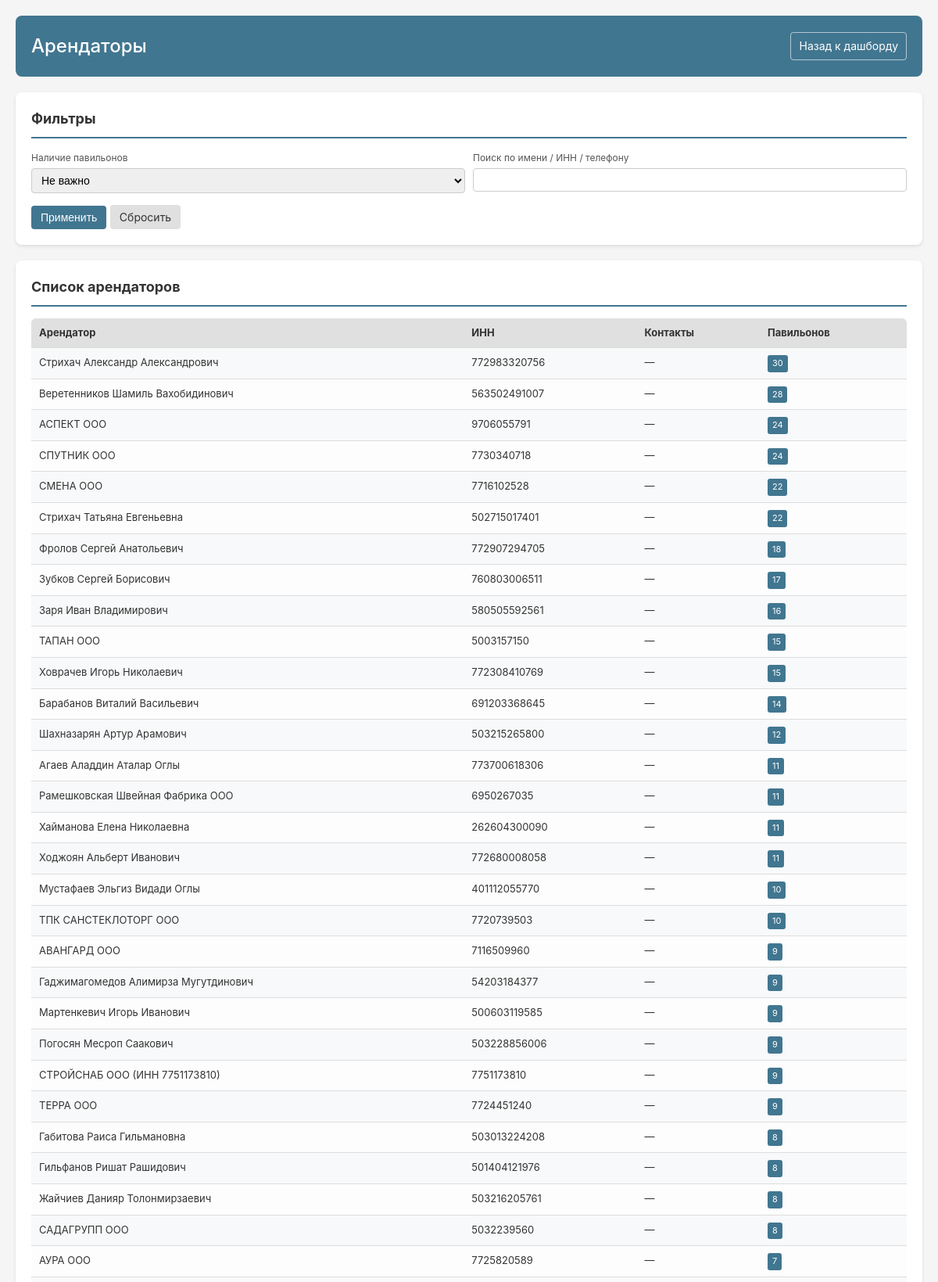
The page /tenants/ (upper part) on the database its author committed.
### apps/pavilions/models.py (models this page shows, shortened)
class Tenant(models.Model):
    name = models.CharField('Название компании/ФИО', max_length=300)
    inn = models.CharField('ИНН', max_length=20, blank=True, db_index=True)
    phone = models.CharField('Телефон', max_length=20, blank=True)
    email = models.EmailField('Email', blank=True)
    created_at = models.DateTimeField('Дата регистрации', auto_now_add=True)
    class Meta:
        verbose_name = 'Арендатор'
        verbose_name_plural = 'Арендаторы'
        ordering = ['name']

### apps/dashboard/views.py (the view)
# urls.py: path('tenants/', TenantListView.as_view(), name='tenants_list'),
class TenantListView(ListView):
    model = Tenant
    template_name = 'dashboard/tenants_list.html'
    context_object_name = 'tenants'
    paginate_by = 50
    def get_queryset(self):
        qs = Tenant.objects.annotate(
            pavilions_count=Count('pavilion')
        )
        has_pavilions = self.request.GET.get('has_pavilions') or ''
        search = self.request.GET.get('q') or ''
        self._has_pavilions = has_pavilions
        self._search = search
        if has_pavilions == 'yes':
            qs = qs.filter(pavilions_count__gt=0)
        elif has_pavilions == 'no':
            qs = qs.filter(pavilions_count=0)
        if search:
            qs = qs.filter(
                Q(name__icontains=search) |
                Q(inn__icontains=search) |
                Q(phone__icontains=search)
            )
        return qs.order_by('-pavilions_count', 'name')
    def get_context_data(self, **kwargs):
        context = super().get_context_data(**kwargs)
        context['current_has_pavilions'] = getattr(self, '_has_pavilions', '')
        context['current_search'] = getattr(self, '_search', '')
        return context

### apps/dashboard/templates/dashboard/tenants_list.html (shortened to what this page needs)
<!DOCTYPE html>
<html lang="ru">
<head>
</head>
<body>
    <div class="container">
        <header>
            <h1>Арендаторы</h1>
            <a href="{% url 'dashboard:index' %}">Назад к дашборду</a>
        </header>
        <div class="section">
            <h2>Фильтры</h2>
            <form method="get">
                <div class="filters">
                    <div>
                        <label for="has_pavilions">Наличие павильонов</label>
                        <select name="has_pavilions" id="has_pavilions">
                            <option value="">Не важно</option>
                        </select>
                    </div>
                    <div>
                        <label for="q">Поиск по имени / ИНН / телефону</label>
                        <input type="text" id="q" name="q" value="{{ current_search }}">
                    </div>
                </div>
                <button type="submit" class="btn btn-primary">Применить</button>
                <a href="{% url 'dashboard:tenants_list' %}" class="btn btn-secondary">Сбросить</a>
            </form>
        </div>
        <div class="section">
            <h2>Список арендаторов</h2>
            <table class="table">
                <thead>
                    <tr>
                        <th>Арендатор</th>
                        <th>ИНН</th>
                        <th>Контакты</th>
                        <th>Павильонов</th>
                    </tr>
                </thead>
                <tbody>
                    {% for tenant in tenants %}
                    <tr>
                        <td>{{ tenant.name }}</td>
                        <td>{{ tenant.inn|default:"—" }}</td>
                        <td>
                            {% if tenant.phone %}{{ tenant.phone }}{% else %}—{% endif %}
                        </td>
                        <td>
                            {% if tenant.pavilions_count %}
                                <span class="badge">{{ tenant.pavilions_count }}</span>
                            {% else %}
                                0
                            {% endif %}
                        </td>
                    </tr>
                    {% empty %}
                    <tr>
                        <td colspan="4">Арендаторы не найдены.</td>
                    </tr>
                    {% endfor %}
                </tbody>
            </table>
        </div>
    </div>
</body>
</html>

### apps/dashboard/templates/dashboard/tenants_list.html (style rules this page uses)
* { margin: 0; padding: 0; box-sizing: border-box; }
body { font-family: -apple-system, BlinkMacSystemFont, 'Segoe UI', Roboto, 'Helvetica Neue', Arial, sans-serif; background: #f5f5f5; color: #333; line-height: 1.6; padding: 20px; }
.container { max-width: 1400px; margin: 0 auto; }
header { background: #417690; color: white; padding: 20px; border-radius: 8px; margin-bottom: 20px; display: flex; justify-content: space-between; align-items: center; flex-wrap: wrap; gap: 10px; }
header h1 { font-size: 24px; font-weight: 500; }
header a { color: #fff; text-decoration: none; font-size: 14px; border: 1px solid rgba(255,255,255,0.6); padding: 6px 10px; border-radius: 4px; }
.section { background: white; padding: 20px; border-radius: 8px; box-shadow: 0 2px 4px rgba(0,0,0,0.1); margin-bottom: 20px; }
.section h2 { font-size: 18px; margin-bottom: 15px; border-bottom: 2px solid #417690; padding-bottom: 8px; }
.filters { display: grid; grid-template-columns: repeat(auto-fit, minmax(200px, 1fr)); gap: 10px; margin-bottom: 10px; }
.filters label { font-size: 12px; color: #555; display: block; margin-bottom: 4px; }
.filters input[type="text"], .filters select { width: 100%; padding: 6px 8px; border-radius: 4px; border: 1px solid #ccc; font-size: 14px; }
.btn { padding: 7px 12px; border-radius: 4px; border: none; font-size: 14px; cursor: pointer; margin-top: 6px; }
.btn-primary { background: #417690; color: #fff; }
.btn-secondary { background: #e0e0e0; color: #333; text-decoration: none; }
.table { width: 100%; border-collapse: collapse; margin-top: 10px; background: #f8f9fa; border-radius: 6px; overflow: hidden; }
.table thead { background: #e0e0e0; }
.table th, .table td { padding: 8px 10px; font-size: 13px; border-bottom: 1px solid #ddd; text-align: left; vertical-align: top; }
.table tbody tr:nth-child(even) { background: #fdfdfd; }
.badge { display: inline-block; padding: 2px 6px; border-radius: 3px; font-size: 11px; background: #417690; color: #fff; }

### rows shown on the page
Tenant: name "Стрихач Александр Александрович", inn "772983320756", pavilions_count "30"
Tenant: name "Веретенников Шамиль Вахобидинович", inn "563502491007", pavilions_count "28"
Tenant: name "АСПЕКТ ООО", inn "9706055791", pavilions_count "24"
Tenant: name "СПУТНИК ООО", inn "7730340718", pavilions_count "24"
Tenant: name "СМЕНА ООО", inn "7716102528", pavilions_count "22"
Tenant: name "Стрихач Татьяна Евгеньевна", inn "502715017401", pavilions_count "22"
Tenant: name "Фролов Сергей Анатольевич", inn "772907294705", pavilions_count "18"
Tenant: name "Зубков Сергей Борисович", inn "760803006511", pavilions_count "17"
Tenant: name "Заря Иван Владимирович", inn "580505592561", pavilions_count "16"
Tenant: name "ТАПАН ООО", inn "5003157150", pavilions_count "15"
Tenant: name "Ховрачев Игорь Николаевич", inn "772308410769", pavilions_count "15"
Tenant: name "Барабанов Виталий Васильевич", inn "691203368645", pavilions_count "14"
Tenant: name "Шахназарян Артур Арамович", inn "503215265800", pavilions_count "12"
Tenant: name "Агаев Аладдин Аталар Оглы", inn "773700618306", pavilions_count "11"
Tenant: name "Рамешковская Швейная Фабрика ООО", inn "6950267035", pavilions_count "11"
Tenant: name "Хайманова Елена Николаевна", inn "262604300090", pavilions_count "11"
Tenant: name "Ходжоян Альберт Иванович", inn "772680008058", pavilions_count "11"
Tenant: name "Мустафаев Эльгиз Видади Оглы", inn "401112055770", pavilions_count "10"
Tenant: name "ТПК САНСТЕКЛОТОРГ ООО", inn "7720739503", pavilions_count "10"
Tenant: name "АВАНГАРД ООО", inn "7116509960", pavilions_count "9"
Tenant: name "Гаджимагомедов Алимирза Мугутдинович", inn "54203184377", pavilions_count "9"
Tenant: name "Мартенкевич Игорь Иванович", inn "500603119585", pavilions_count "9"
Tenant: name "Погосян Месроп Саакович", inn "503228856006", pavilions_count "9"
Tenant: name "СТРОЙСНАБ ООО (ИНН 7751173810)", inn "7751173810", pavilions_count "9"
Tenant: name "ТЕРРА ООО", inn "7724451240", pavilions_count "9"
Tenant: name "Габитова Раиса Гильмановна", inn "503013224208", pavilions_count "8"
Tenant: name "Гильфанов Ришат Рашидович", inn "501404121976", pavilions_count "8"
Tenant: name "Жайчиев Данияр Толонмирзаевич", inn "503216205761", pavilions_count "8"
Tenant: name "САДАГРУПП ООО", inn "5032239560", pavilions_count "8"
Tenant: name "АУРА ООО", inn "7725820589", pavilions_count "7"
